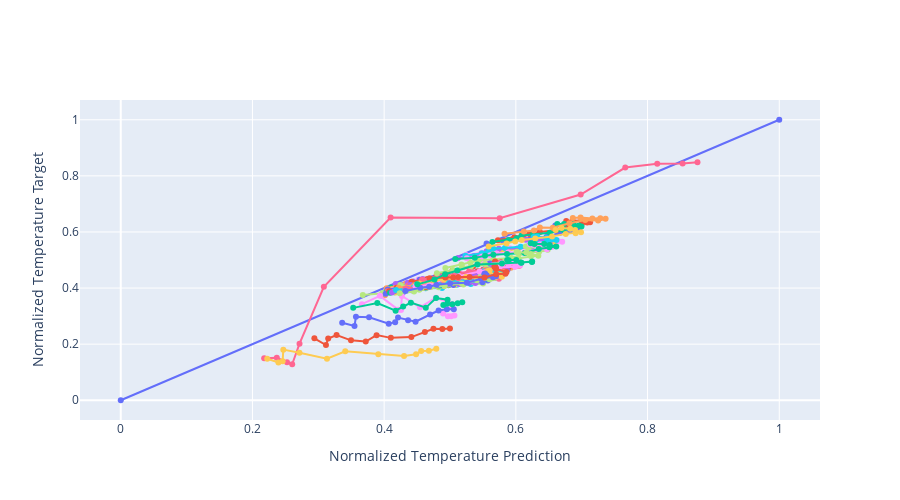

Write notebook code for a chart like this one.
### Code cell
fig = go.Figure()
fig.add_trace(go.Scatter(x=[0, 1], y=[0, 1], showlegend=False, mode="markers+lines"))
for i in range(0, len(datasets["X_test"]), batch_size * skip):
    df_pred = pd.DataFrame(model.predict(datasets["X_test"][i : i + batch_size], verbose=0)[:, :, 1])
    df_train = pd.DataFrame(datasets["y_test"][i : i + batch_size][:, :, 1])
    fig.add_trace(
        go.Scatter(
            x=df_pred[0].values,
            y=df_train[0].values,
            showlegend=False,
            mode="markers+lines",
        )
    )

fig.update_yaxes(title="Normalized Temperature Target")
fig.update_xaxes(title="Normalized Temperature Prediction")
fig.update_layout(height=500)
